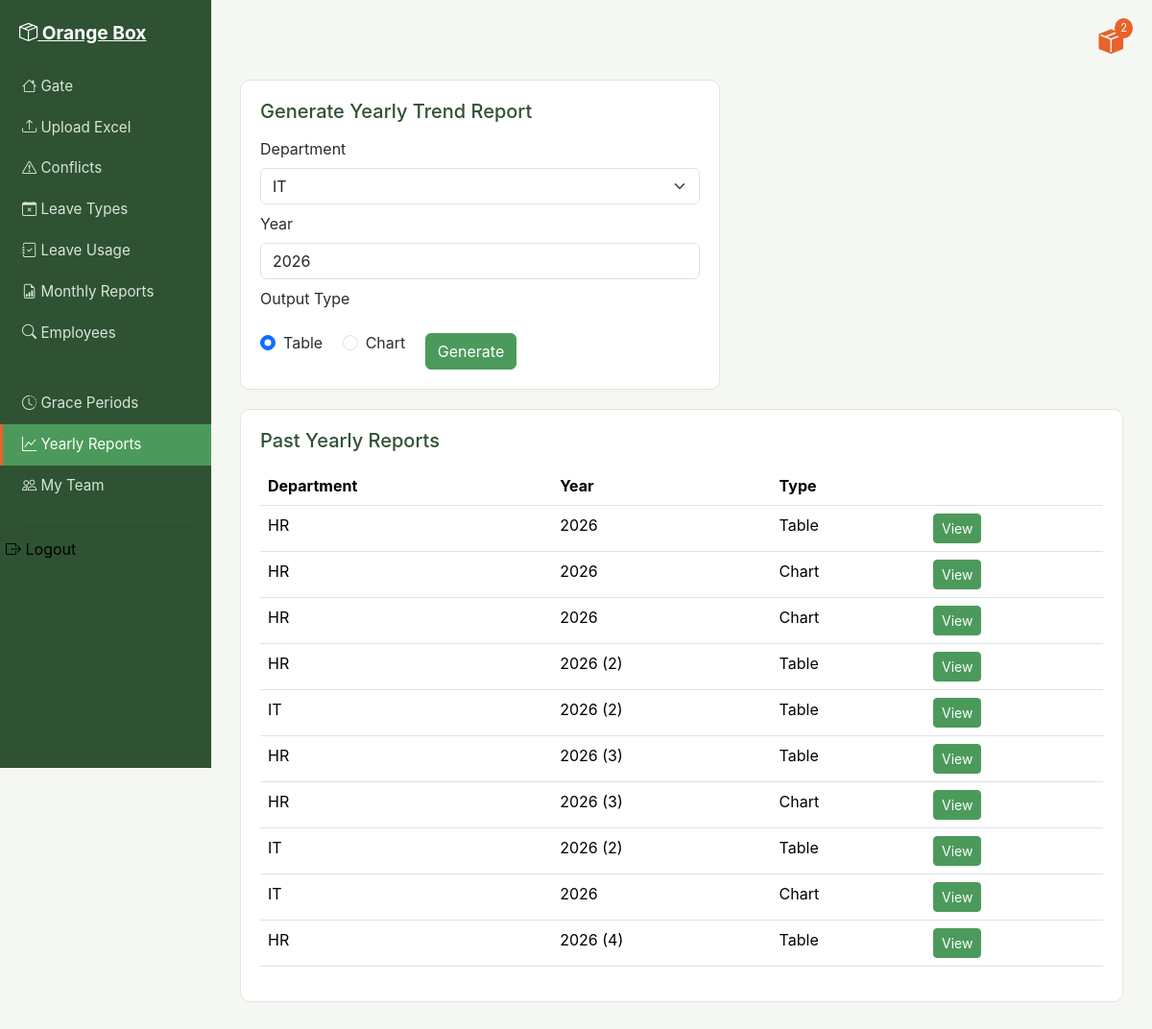
The page /reports/yearly/ (signed in) on the database its author committed.
### attendance/models.py (models this page shows, shortened)
class YearlyTrendReport(models.Model):
    department = models.ForeignKey(Department, on_delete=models.CASCADE)
    year = models.IntegerField()
    output_type = models.CharField(max_length=20, choices=[('table', 'Table'), ('chart', 'Chart')])
    generated_date = models.DateTimeField(auto_now_add=True)
    generated_by = models.ForeignKey(AttendanceLead, on_delete=models.CASCADE)
    categories = models.ManyToManyField(Leaves, blank=True)
    display_number = models.IntegerField(default=1)

class Department(models.Model):
    name = models.CharField(max_length=100, unique=True)

### attendance/views.py (the view, shortened to what this page needs)
# urls.py: path('reports/yearly/', views.generate_yearly_report, name='generate_yearly_report'),
@user_passes_test(is_attendance_lead)
@login_required
def generate_yearly_report(request):
    departments = Department.objects.all()
    leave_types = Leaves.objects.all()
    reports = YearlyTrendReport.objects.all().order_by('-year')
    return render(request, 'attendance/generate_yearly_report.html', {
        'reports': reports, 'departments': departments, 'leave_types': leave_types
    })

### attendance/context_processors.py (called while the page is built)
def notifications_context(request):
    if request.user.is_authenticated:
        unread = Notification.objects.filter(recipient=request.user, status='unread').order_by('-date')
        return {
            'unread_notifications': unread,
            'unread_count': unread.count()
        }
    return {'unread_notifications': [], 'unread_count': 0}

### attendance/views.py (called while the page is built)
def is_attendance_lead(user):
    return hasattr(user, 'attendancelead')

### attendance/templates/attendance/generate_yearly_report.html (shortened to what this page needs)
{% extends 'attendance/base.html' %}
{% block content %}
<div class="ob-card" style="max-width:500px;">
    <h5>Generate Yearly Trend Report</h5>
    <form method="post">
        <div class="mb-2">
            <label class="form-label">Department</label>
            <select name="department" class="form-select" required>
                {% for dept in departments %}
                <option value="{{ dept.id }}">{{ dept.name }}</option>
                {% endfor %}
            </select>
        </div>
        <div class="mb-2"><label class="form-label">Year</label><input type="number" name="year" value="2026" class="form-control" required></div>
        <label class="form-label d-block">Output Type</label>
        <div class="form-check form-check-inline">
            <input type="radio" name="output_type" value="table" class="form-check-input" checked><label class="form-check-label">Table</label>
        </div>
        <div class="form-check form-check-inline">
            <input type="radio" name="output_type" value="chart" class="form-check-input"><label class="form-check-label">Chart</label>
        </div>
        <button type="submit" class="btn btn-ob-save mt-3">Generate</button>
    </form>
</div>
<div class="ob-card">
    <h5>Past Yearly Reports</h5>
    {% if reports %}
    <table class="table table-ob">
        <thead><tr><th>Department</th><th>Year</th><th>Type</th><th></th></tr></thead>
        <tbody>
        {% for r in reports %}
        <tr><td>{{ r.department.name }}</td><td>{{ r.year }}{% if r.display_number > 1 %} ({{ r.display_number }}){% endif %}</td><td>{{ r.output_type|title }}</td>
        <td><a href="{% url 'yearly_report_detail' r.id %}" class="btn btn-sm btn-ob-save">View</a></td></tr>
        {% endfor %}
        </tbody>
    </table>
    {% else %}
    <div class="ob-empty-state"><i class="bi bi-check-circle" style="font-size:2rem;"></i><p>No yearly reports yet.</p></div>
    {% endif %}
</div>
{% endblock %}

### static/css/style.css (style rules this page uses)
:root { --ob-bg: #f4f7f2; --ob-sidebar: #2f5233; --ob-sidebar-active: #4C9A5B; --ob-accent: #E8622C; --ob-accent-hover: #c94f20; --ob-green: #4C9A5B; --ob-yellow: #E8B93C; --ob-red: #D9534F; --ob-text: #2c2c2c; --ob-muted: #7a7a7a; --ob-card: #ffffff; --ob-border: #e1e6de; }
body { background-color: var(--ob-bg); color: var(--ob-text); font-family: -apple-system, "Segoe UI", Roboto, Arial, sans-serif; }
.ob-card { background-color: var(--ob-card); border: 1px solid var(--ob-border); border-radius: 10px; padding: 20px; margin-bottom: 20px; }
.ob-card h5 { margin-bottom: 15px; color: var(--ob-sidebar); }
.btn-ob-save { background-color: var(--ob-green); border-color: var(--ob-green); color: #fff; }
.table-ob thead { background-color: var(--ob-sidebar); color: #fff; }
.table-ob tbody tr:nth-child(odd) { background-color: #f9fbf8; }

### rows shown on the page
YearlyTrendReport: department.name "HR", year "2026", output_type "Table"
YearlyTrendReport: department.name "HR", year "2026", output_type "Chart"
YearlyTrendReport: department.name "HR", year "2026", output_type "Chart"
YearlyTrendReport: department.name "HR", year "2026", display_number "2", output_type "Table"
YearlyTrendReport: department.name "IT", year "2026", display_number "2", output_type "Table"
YearlyTrendReport: department.name "HR", year "2026", display_number "3", output_type "Table"
YearlyTrendReport: department.name "HR", year "2026", display_number "3", output_type "Chart"
YearlyTrendReport: department.name "IT", year "2026", display_number "2", output_type "Table"
YearlyTrendReport: department.name "IT", year "2026", output_type "Chart"
YearlyTrendReport: department.name "HR", year "2026", display_number "4", output_type "Table"

### other values the page prints
{{ unread_count }} "2"
form field department "IT"
